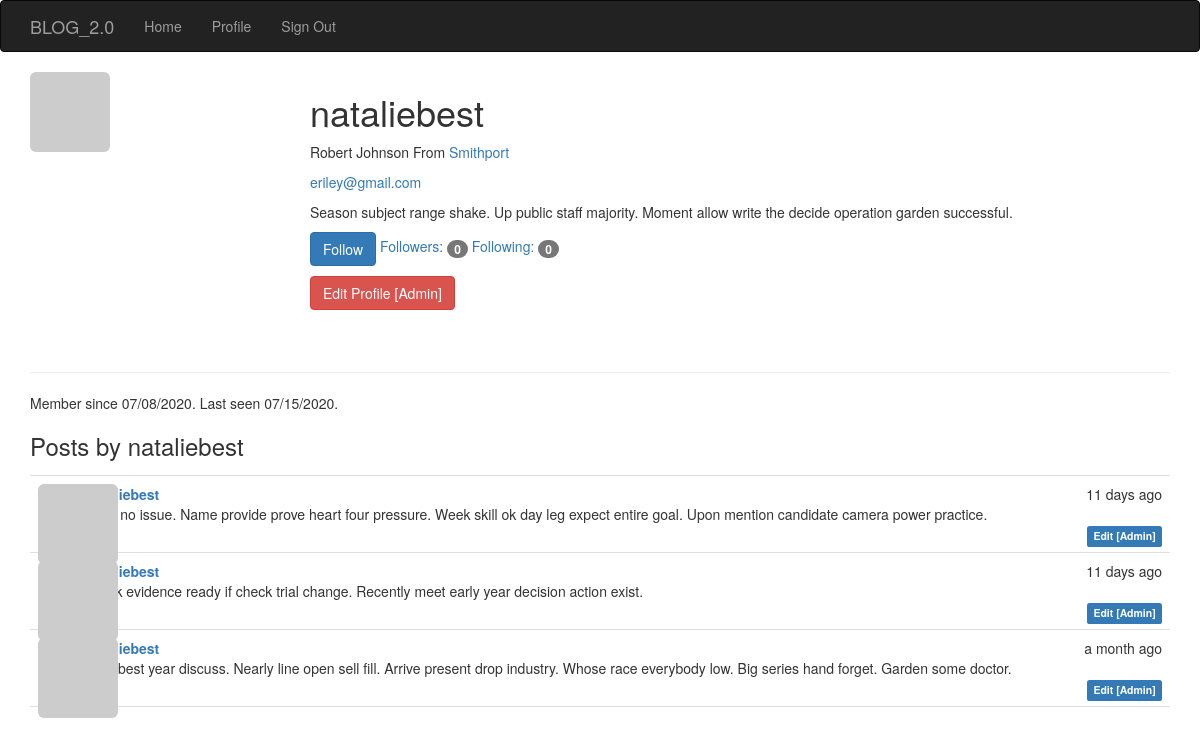
/user/nataliebest (signed in), run on the app's committed database.
### app/models.py (models this page shows, shortened)
class User(UserMixin, db.Model):
    __tablename__ = 'users'
    id = db.Column(db.Integer, primary_key=True)
    email = db.Column(db.String(64), unique=True, index=True)
    username = db.Column(db.String(64), unique=True, index=True)
    name = db.Column(db.String(64))
    location = db.Column(db.String(64))
    about_me = db.Column(db.Text())
    member_since = db.Column(db.DateTime(), default=datetime.utcnow)
    last_seen = db.Column(db.DateTime(), default=datetime.utcnow)
    password_hash = db.Column(db.String(128))
    avatar_hash = db.Column(db.String(32))
    role_id = db.Column(db.Integer, db.ForeignKey('roles.id'))
    confirmed = db.Column(db.Boolean, default=False)
    posts = db.relationship('Post', backref='author', lazy='dynamic')
    followed = db.relationship('Follow', foreign_keys=[Follow.follower_id], backref=db.backref('follower', lazy='joined'), lazy='dynamic', cascade='all, delete-orphan')
    followers = db.relationship('Follow', foreign_keys=[Follow.followed_id], backref=db.backref('followed', lazy='joined'), lazy='dynamic', cascade='all, delete-orphan')
    def can(self, perm):
        return self.role is not None and self.role.has_permission(perm)
    def is_administrator(self):
        return self.can(Permission.ADMIN)
    def ping(self):
        self.last_seen = datetime.utcnow()
        db.session.add(self)
        db.session.commit()
    @property
    def password(self):
        '''
        Password property to prevent reading passwords directly
        '''
        raise AttributeError('Password is not a readable attribute')
    def gravatar(self, size=100, default='identicon', rating='g'):
        if request.is_secure:
            url = 'https://secure.gravatar.com/avatar'
        else:
            url = 'http://www.gravatar.com/avatar'
            hash = self.avatar_hash or self.gravatar_hash()
        return '{url}/{hash}?s={size}&d={default}&r={rating}'.format(
            url=url, hash=hash, size=size, default=default, rating=rating)
    def is_following(self, user):
        if user.id is None:
            return False
        return self.followed.filter_by(followed_id=user.id).first() is not None

class Post(db.Model):
    __tablename__='posts'
    id = db.Column(db.Integer, primary_key=True)
    body = db.Column(db.Text)
    timestamp = db.Column(db.DateTime, index=True, default=datetime.utcnow)
    author_id = db.Column(db.Integer, db.ForeignKey('users.id'))
    body_html = db.Column(db.Text)

### app/main/views.py (the view)
@main.route('/user/<username>')
def user(username):
    user = User.query.filter_by(username=username).first_or_404()
    posts = user.posts.order_by(Post.timestamp.desc()).all()
    return render_template('user.html', user=user, posts=posts)

### app/auth/views.py (called while the page is built)
@auth.before_app_request
def before_request():
    if current_user.is_authenticated:
        current_user.ping()
        if not current_user.confirmed \
                and request.endpoint \
                and request.blueprint != 'auth' \
                and request.endpoint != 'static':
            return redirect(url_for('auth.unconfirmed'))

### app/main/__init__.py (called while the page is built)
@main.app_context_processor
def inject_permission():
    return dict(Permission=Permission)

### app/models.py (called while the page is built)
@login_manager.user_loader
def load_user(user_id):
    return User.query.get(int(user_id))

    def has_permission(self, perm):
        return self.permissions & perm == perm

### app/templates/user.html (shortened to what this page needs)
{% extends 'base.html' %}
{% import "bootstrap/wtf.html" as wtf %}
{% import "_macros.html" as macros %}
{% block head %}
  {{ super() }}
{% endblock %}
{% block page_content %}
<img class="img-rounded profile-thumbnail" src="{{ user.gravatar(size=256) }}">
<div class='page_header'>
  <div class="profile-header">
    <h1>{{ user.username }} </h1>
    {% if user.name or user.location %}
    <p>
      {% if user.name %}{{ user.name }}{% endif %}
      {% if user.location %}
        From <a href="http://maps.google.com/?q={{ user.location }}">
          {{ user.location }}
          </a>
        {% endif %}
    </p>
    {% endif %}
    {% if current_user.is_administrator() %}
    <p><a href="mailto: {{ user.email }}">{{ user.email }}</a></p>
    {% endif %}
    {% if user.about_me %}<p>{{ user.about_me }}</p> {% endif %}
    <p>
      {% if current_user.can(Permission.FOLLOW) and user != current_user %}
        {% if not current_user.is_following(user) %}
        <a href="{{ url_for('.follow', username=user.username) }}" class="btn btn-primary">Follow</a>
          {% else %}
        <a href="{{ url_for('.unfollow', username=user.username) }}" class="btn btn-default">Unfollow</a>
        {% endif %}
      {% endif %}
      <a href="{{ url_for('.followers', username=user.username) }}"> Followers: <span class="badge">{{ user.followers.count() - 1 }}</span></a>
      <a href="{{ url_for('.followed_by', username=user.username) }}">Following: <span class="badge">{{ user.followed.count() - 1 }}</span></a>
    </p>
    <p>
      {% if current_user.is_administrator() %}
        <a class="btn btn-danger" href="{{ url_for('.edit_profile_admin', id=user.id) }}">Edit Profile [Admin]</a>
      {% endif %}
    </p>
  </div>
  <hr>
  <p>
    Member since {{ moment(user.member_since).format('L') }}.
    Last seen {{ moment(user.last_seen).format('L') }}.
  </p>
</div>
<h3>Posts by {{ user.username }}</h3>
{% include '_posts.html' %}
{% endblock %}

### app/templates/_posts.html
<ul class="posts">
  {% for post in posts %}
  <li class="post">
    <div class="profile-thumbnail">
      <a href="{{ url_for('.user', username=post.author.username) }}">
        <img class="img-rounded profile-thumbnail" src="{{ post.author.gravatar(size=40) }}">
      </a>
    </div>
    <div class="post-content">
      <div class="post-date">{{ moment(post.timestamp).fromNow() }}</div>
      <div class="post-author">
        <a href="{{ url_for('.user', username=post.author.username) }}">{{ post.author.username }}</a>
      </div>
      <div class="post-body">
        {% if post.body_html %}
          {{ post.body_html | safe }}
        {% else %}
          {{ post.body }}
        {% endif %}
      </div>
      <div class="post-footer">
        <a href="{{ url_for('.post', id=post.id) }}">
          <span class="label label default">Permalink</span>
        </a>
        {% if current_user == post.author %}
        <a href="{{ url_for('.edit', id=post.id) }}">
          <span class="label label-primary">Edit</span>
        </a>
        {% elif current_user.is_administrator() %}
        <a href="{{ url_for('.edit', id=post.id) }}">
          <span class="label label-primary">Edit [Admin]</span>
        </a>
        {% endif %}
      </div>
    </div>
  </li>
  {% endfor %}
</ul>

### app/static/styles.css (style rules this page uses)
.profile-thumbnail { position: absolute; }
.profile-header { min-height: 260px; margin-left: 280px; }
ul.posts { list-style-type: none; padding: 0px; margin: 16px 0px 0px 0px; border-top: 1px solid #e0e0e0; }
ul.posts li.post { padding: 8px; border-bottom: 1px solid #e0e0e0; }
div.post-date { float: right; }
div.post-author { font-weight: bold; }
div.post-content { margin-left: 48px; min-height: 48px; }
div.post-footer { text-align: right; }

### data on the page
User: username "nataliebest", name "Robert Johnson", location "Smithport", email "eriley@gmail.com", about_me "Season subject range shake. Up public staff majority. Moment allow write the decide operation garden successful.", member_since "07/08/2020", last_seen "07/15/2020"
Post: timestamp "11 days ago", author.username "nataliebest", body "Lose no issue. Name provide prove heart four pressure. Week skill ok day leg expect entire goal. Upon mention candidate camera power practice."
Post: timestamp "11 days ago", author.username "nataliebest", body "Break evidence ready if check trial change. Recently meet early year decision action exist."
Post: timestamp "a month ago", author.username "nataliebest", body "Kind best year discuss. Nearly line open sell fill. Arrive present drop industry. Whose race everybody low. Big series hand forget. Garden some doctor."

### other printed values
{{ user.followers.count() - 1 }} "0"
{{ user.followed.count() - 1 }} "0"
